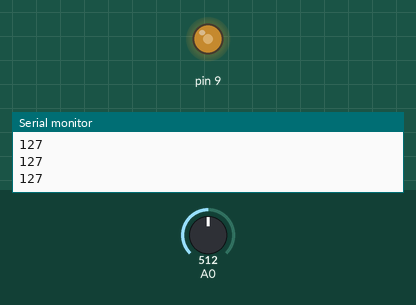
The sketch below on a simulated Arduino Uno, built with avr-gcc and run on an emulated ATmega328P. Parts: output pins drawn as LEDs (lit = HIGH), the last lines printed to the serial monitor. The test bench sets the inputs (shaded band); at power-on: A0 = 512.

Above: at 1.2 s.
1.3 s: A0 set to 306
At 2.1 s:
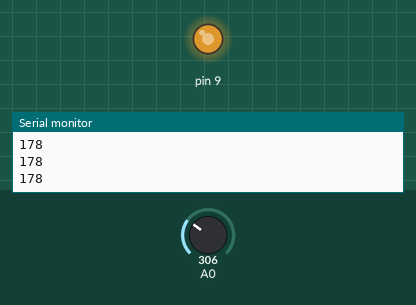
2.8 s: A0 set to 122
At 3.7 s:
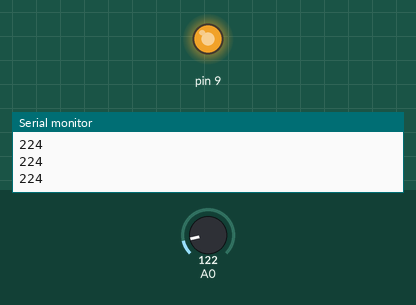
4.3 s: A0 set to 900
At 5.2 s:
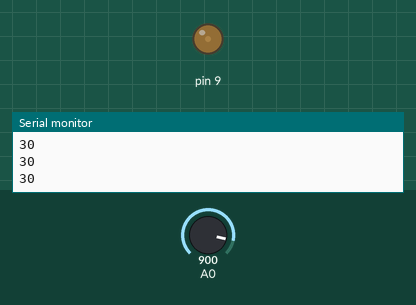
5.8 s: A0 set to 1023
At 6.6 s:
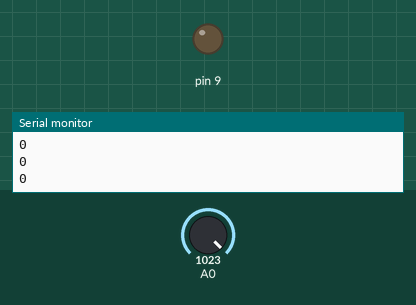
7.3 s: A0 set to 511
At 8.1 s:
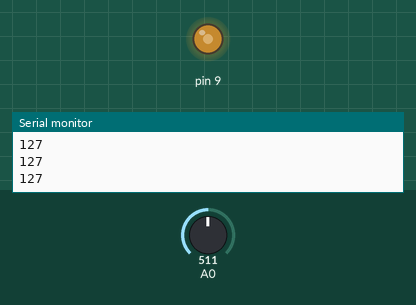
Timing chart, 0 to 9.8 s (numbered marks = the images above; inputs shaded):
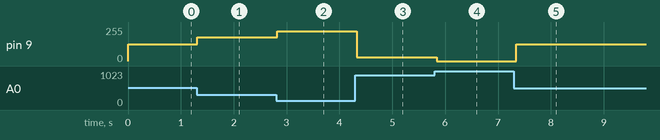

Measured:
- after the input at 1.3 s, pin 9: 127/255 → 178/255 at once
- after the input at 2.8 s, pin 9: 178/255 → 224/255 at once
- after the input at 4.3 s, pin 9: 224/255 → 30/255 at once
- after the input at 5.8 s, pin 9: 30/255 → 0/255 at once
- after the input at 7.3 s, pin 9: 0/255 → 127/255 after 0.05 s

The sketch:

press.ino
```cpp
//薄膜压力传感器

int press_value = 0;          //定义压力传感器原始输入值
int actuator_value = 0;       //定义执行器输出数值

void setup() {
  Serial.begin(9600);         //设置波特率为9600
  pinMode(9,OUTPUT);          //LED灯或者蜂鸣器引脚
}

void loop() {

  press_value = analogRead(A0);       //读压力传感器数值

//  press_value = 1000 - press_value;   //规范范围，使压力传感器输入的值变换到0-255区间中
//  actuator_value = press_value / 3;
//  if (actuator_value > 255)
//    actuator_value = 255;
//  if (actuator_value < 0)
//    actuator_value = 0;

  actuator_value = map(press_value,1024,0,0,255);

  Serial.println(actuator_value);          //输出调试信息
  analogWrite(9,actuator_value);          //让LED灯或者蜂鸣器响应

  delay(50);                          //让程序不要跑太快
}
```
